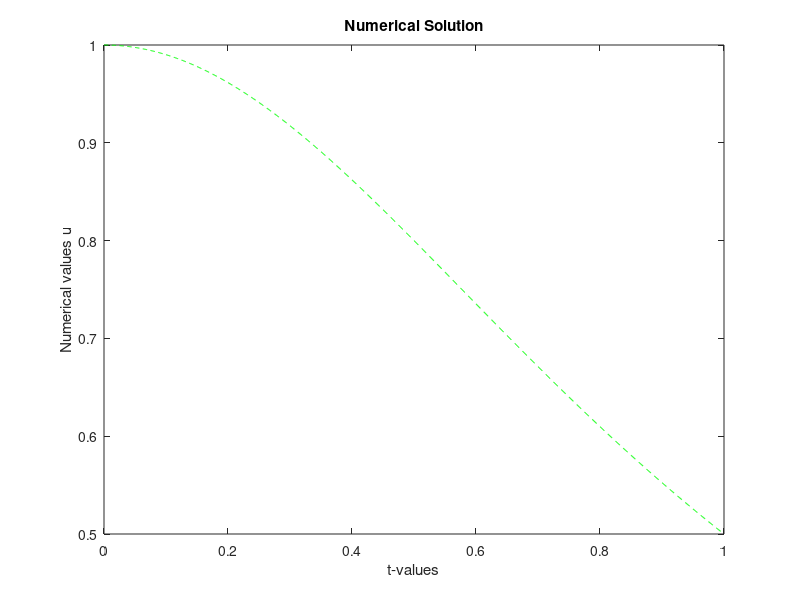
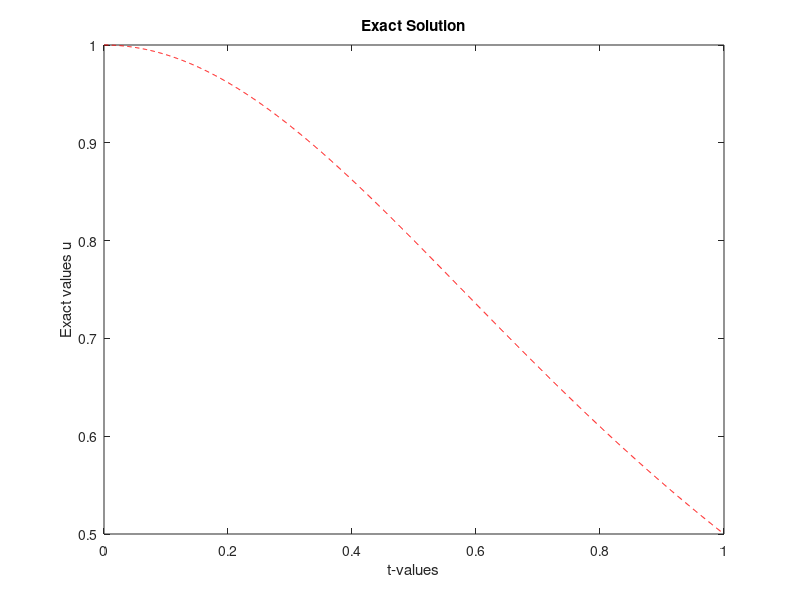
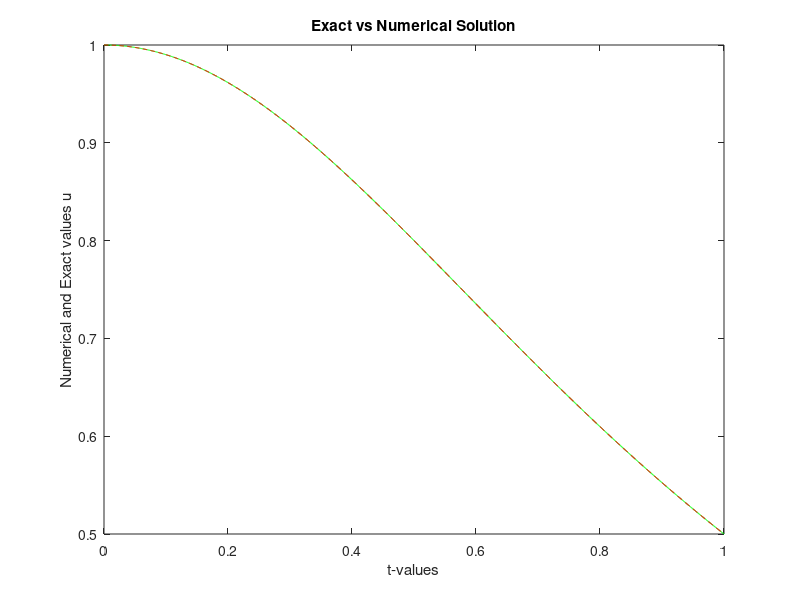

Recreate these plots in MATLAB, in order.
%%%%%%%%%%%%%%%%%%%%%%%%%%%%%%%%%%%%%%%%%%%%%%%%%%%%%%%%%%%%%%%%%%%%%%%%%%%
% Numerical Solution of a Nonlinear Initial Value Problem
% using the Fourth-Order Explicit Runge-Kutta Method
%
% Differential Equation:
%     du/dt = -2*t*u^2
%
% Exact Solution:
%     u(t) = 1/(1+t^2)
%
% Problem Type:
%     Nonlinear Initial Value Problem (IVP)
%
% Numerical Method:
%     Fourth-Order Explicit Runge-Kutta (RK4) Method
%
% Language:
%     MATLAB
%
% Developed as part of the coursework for
% Numerical Methods for Ordinary Differential Equations
% M.Sc. Applied Mathematics
% South Asian University
%
% Author: Kshitij Bahukhandi
%%%%%%%%%%%%%%%%%%%%%%%%%%%%%%%%%%%%%%%%%%%%%%%%%%%%%%%%%%%%%%%%%%%%%%%%%%%

  clear all;  % clear all variables in memory
  N=10; 
  for I=1:8
  H=1.0/N;
  disp('Numerical Solution for IVP fourth order explicit RK Method');
  disp('    ');
  fprintf('N=%4.2f, H=%6.4f\n',N,H);
  disp('  ');
  % Formation of Nodal Points
    for L=1:N+1
          T(L)=(L-1)*H;   
    end 
    % Exact Solution & RHS function
    for L=1:N+1
        EU(L)= 1.0/(1+T(L)*T(L)); 
    end
    % Initial conditions
 %   U(1)=EU(1);
    U(1)=1.0;
     tic  % CPU time starts
    % Solution at advanced time
       for L=1:N 
           T0=T(L); U0=U(L);
       %---Classical Method
           K1= -2*H*T0*U0*U0;
           K2= -2*H*(T0+H/2)*(U0+K1/2)*(U0+K1/2);
           K3= -2*H*(T0+H/2)*(U0+K2/2)*(U0+K2/2);
           K4= -2*H*(T0+H)*(U0+K3)*(U0+K3);
           U(L+1)=U(L)+(K1+2*K2+2*K3+K4)/6;
       end 
  % Calculate Errors
        ERU=abs(U(N+1)-EU(N+1));
     % Print errors
       fprintf('N=%4.2f, ERU=%10.4e\n',N,ERU);
  disp('  ');
  N=2*N;
  end
   toc  % CPU time ends
    % Plot the results
  figure(1);
  plot(T,U,'--g'); 
  xlabel('t-values');
  ylabel('Numerical values u');
  title('Numerical Solution')
  figure (2);
  plot(T,EU,'--r');
  xlabel('t-values');
  ylabel('Exact values u');
  title ('Exact Solution')
  figure (3);
  plot(T,U,'-g',T,EU,'--r');
  xlabel('t-values');
  ylabel('Numerical and Exact values u');
  title ('Exact vs Numerical Solution')
